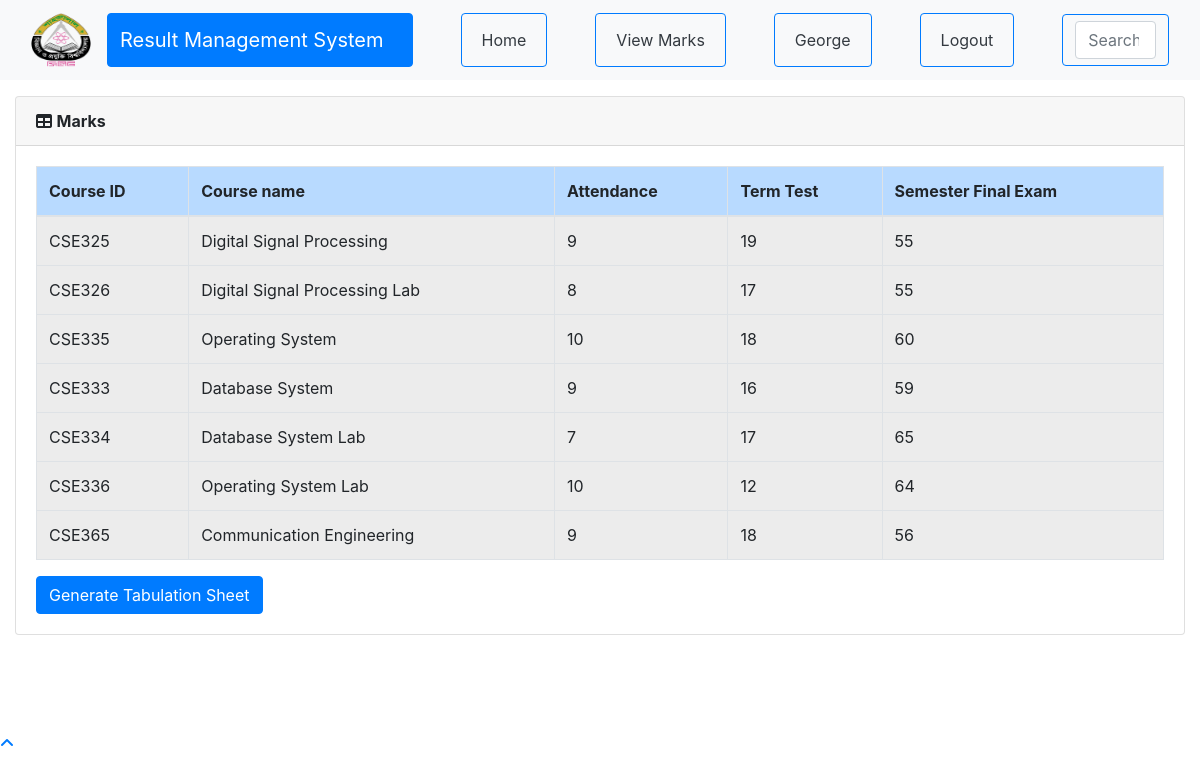
Screenshot of /result/student/2017331001/marks_list/ (signed in) with the database file from the repository.
### result/models.py (models this page shows, shortened)
class User(AbstractUser):
    @property
    def is_student(self):
        if hasattr(self, 'student'):
            return True
        return False

class Student(models.Model):
    user = models.OneToOneField(User, on_delete=models.CASCADE, null=True)
    class_id = models.ForeignKey(Class, on_delete=models.CASCADE, default=1)
    department = models.ForeignKey(Department, on_delete=models.CASCADE, default=1)
    registration_number = models.CharField(primary_key='True', max_length=100)
    session = models.CharField(max_length=100, default='2017-18')
    name = models.CharField(max_length=200)

class StudentCourse(models.Model):
    student = models.ForeignKey(Student, on_delete=models.CASCADE)
    course = models.ForeignKey(Course, on_delete=models.CASCADE)
    class Meta:
        unique_together = (('student', 'course'),)
        verbose_name_plural = 'Marks'

class Course(models.Model):
    department = models.ForeignKey(Department, on_delete=models.CASCADE)
    id = models.CharField(primary_key='True', max_length=50)
    name = models.CharField(max_length=50)
    shortname = models.CharField(max_length=50, default='X')
    credits = models.FloatField(default=0.0)

class Marks(models.Model):
    studentcourse = models.ForeignKey(StudentCourse, on_delete=models.CASCADE)
    name = models.CharField(max_length=50, choices=test_name, default='Attendance')
    marks1 = models.IntegerField(default=0, validators=[MinValueValidator(0), MaxValueValidator(100)])
    class Meta:
        unique_together = (('studentcourse', 'name'),)

### result/views.py (the view)
# urls.py: path('student/<slug:stud_id>/marks_list/', views.marks_list, name='marks_list'),
@login_required()
def marks_list(request, stud_id):
    stud = Student.objects.get(registration_number=stud_id, )
    ass_list = AssignTeacher.objects.filter(class_id_id=stud.class_id)
    sc_list = []
    for ass in ass_list:
        try:
            sc = StudentCourse.objects.get(student=stud, course=ass.course)
        except StudentCourse.DoesNotExist:
            sc = StudentCourse(student=stud, course=ass.course)
            sc.save()
            sc.marks_set.create(type='A', name='Attendance')
            sc.marks_set.create(type='T', name='Term Test')
            sc.marks_set.create(type='S', name='Semester Final Exam')
        sc_list.append(sc)
    return render(request, 'result/student_marks_list.html', {'sc_list': sc_list, 'stud':stud})

### result/templates/result/student_marks_list.html
{% extends 'result/base.html' %}
    {% load static %}
    {% block content %}
                  <div class="card mb-3">
            <div class="card-header">
              <i class="fas fa-table"></i>
            <b>Marks</b></div>
            <div class="card-body">
              <div class="table-responsive">
                <table class="table table-bordered table-active" id="dataTable" width="100%" cellspacing="0">
                  <thead>
                    <tr class="table-primary">
                        <th>Course ID</th>
                        <th>Course name</th>
                        <th>Attendance</th>
                        <th>Term Test</th>
                        <th>Semester Final Exam</th>
                    </tr>
                  </thead>
                  <tbody>
                    {% for sc in sc_list %}
                    <tr>
                        <td>{{ sc.course_id }}</td>
                        <td>{{sc.course.name}}</td>
                        {% for m in sc.marks_set.all %}
                            <td>{{ m.marks1 }}</td>
                        {% endfor %}
                    </tr>
                    {% empty %}
                            <p>student has no courses</p>
                    {% endfor %}
                  </tbody>
                </table>
                <a class= "btn btn-primary" href="{% url 's_tabulation' stud.registration_number%}" role="button">Generate Tabulation Sheet</a>
              </div>
            </div>
          </div>
    {% endblock %}

### result/templates/result/base.html (shortened to what this page needs)
<!DOCTYPE html>
<html lang="en">
<head>
  {% load static %}
  <link href="{% static '/bootstrap/vendor/bootstrap/css/bootstrap.min.css' %}" rel="stylesheet">
  <link href="{% static '/bootstrap/vendor/fontawesome-free/css/all.min.css' %}" rel="stylesheet" type="text/css">
  <link href="{% static '/bootstrap/vendor/datatables/dataTables.bootstrap4.css' %}" rel="stylesheet">
  <link href="{% static '/homepage/css/button_table.css' %}" rel="stylesheet">
  <link href="{% static '/bootstrap/css/rms-admin.css' %}" rel="stylesheet">
</head>
<body id="page-top">
  <nav class="navbar navbar-expand-lg navbar-dark bg-light static-top">
    <div class="container-fluid">
      <a class="navbar-brand mr-3" href="#">
        <img src="{% static 'images/logo.png' %}" alt="" width="60" height="54">
      </a>
      <button class="btn btn-primary mr-5" type="button">
      <a class="navbar-brand" href="{% url 'index' %}">Result Management System</a>
    </button>
      <div class="collapse navbar-collapse" id="navbarSupportedContent">
        <ul class="navbar-nav me-auto mb-4 mb-lg-0">
          <li class="nav-item">
            <button class="btn btn-outline-primary mr-5" type="button">
            <a class="nav-link active text-dark" aria-current="page" href="{% url 'index' %}">Home</a>
          </button>
          </li>
          {% if request.user.is_student %}
          <li class="nav-item">
            <button class="btn btn-outline-primary mr-5" type="button">
              <a class="nav-link text-dark" href="{% url 'marks_list' request.user.student.registration_number %}">View Marks</a>
            </button>
          </li>
          {% elif request.user.is_teacher %}
          <li class="nav-item">
            <button class="btn btn-outline-primary mr-5" type="button">
              <a class="nav-link text-dark" href="{% url 't_clas' request.user.teacher.id 2  %}">View Marks</a>
            </button>
          </li>
          {% endif %}
          <li class="nav-item">
            {% if request.user.is_student %}
            <button class="btn btn-outline-primary mr-5" type="button">
              <a class="nav-link text-capitalize text-dark">{{ request.user.student.name }}</a>
            </button>
            {% elif request.user.is_teacher %}
            <button class="btn btn-outline-primary mr-5" type="button">
              <a class="nav-link text-capitalize text-dark">{{ request.user.teacher.name }}</a>
            </button>
            {% endif %}
          </li>
          <li class="nav-item">
            <button class="btn btn-outline-primary mr-5" type="button">
              <a class="nav-link text-dark" href="/accounts/logout">Logout</a>
            </button>
          </li>
        </ul>
        <button class="btn btn-outline-primary me-2" type="button">
          <form class="d-flex">
            <input class="form-control me-2" type="search" placeholder="Search" aria-label="Search">
          </form>
        </button>
      </div>
    </div>
  </nav>
  <div id="wrapper">
    <div id="content-wrapper">
      <div class="container-fluid">
        {% block content %}
        {% endblock %}
      </div>
    </div>
  </div>
  <a class="scroll-to-top rounded" href="#page-top">
    <i class="fas fa-angle-up"></i>
  </a>
</body>
</html>

### rows the page displays
User: user.student.name "George"
StudentCourse: course_id "CSE325", course.name "Digital Signal Processing"
Marks: marks1 "9"
Marks: marks1 "19"
Marks: marks1 "55"
StudentCourse: course_id "CSE326", course.name "Digital Signal Processing Lab"
Marks: marks1 "8"
Marks: marks1 "17"
Marks: marks1 "55"
StudentCourse: course_id "CSE335", course.name "Operating System"
Marks: marks1 "10"
Marks: marks1 "18"
Marks: marks1 "60"
StudentCourse: course_id "CSE333", course.name "Database System"
Marks: marks1 "9"
Marks: marks1 "16"
Marks: marks1 "59"
StudentCourse: course_id "CSE334", course.name "Database System Lab"
Marks: marks1 "7"
Marks: marks1 "17"
Marks: marks1 "65"
StudentCourse: course_id "CSE336", course.name "Operating System Lab"
Marks: marks1 "10"
Marks: marks1 "12"
Marks: marks1 "64"
StudentCourse: course_id "CSE365", course.name "Communication Engineering"
Marks: marks1 "9"
Marks: marks1 "18"
Marks: marks1 "56"
